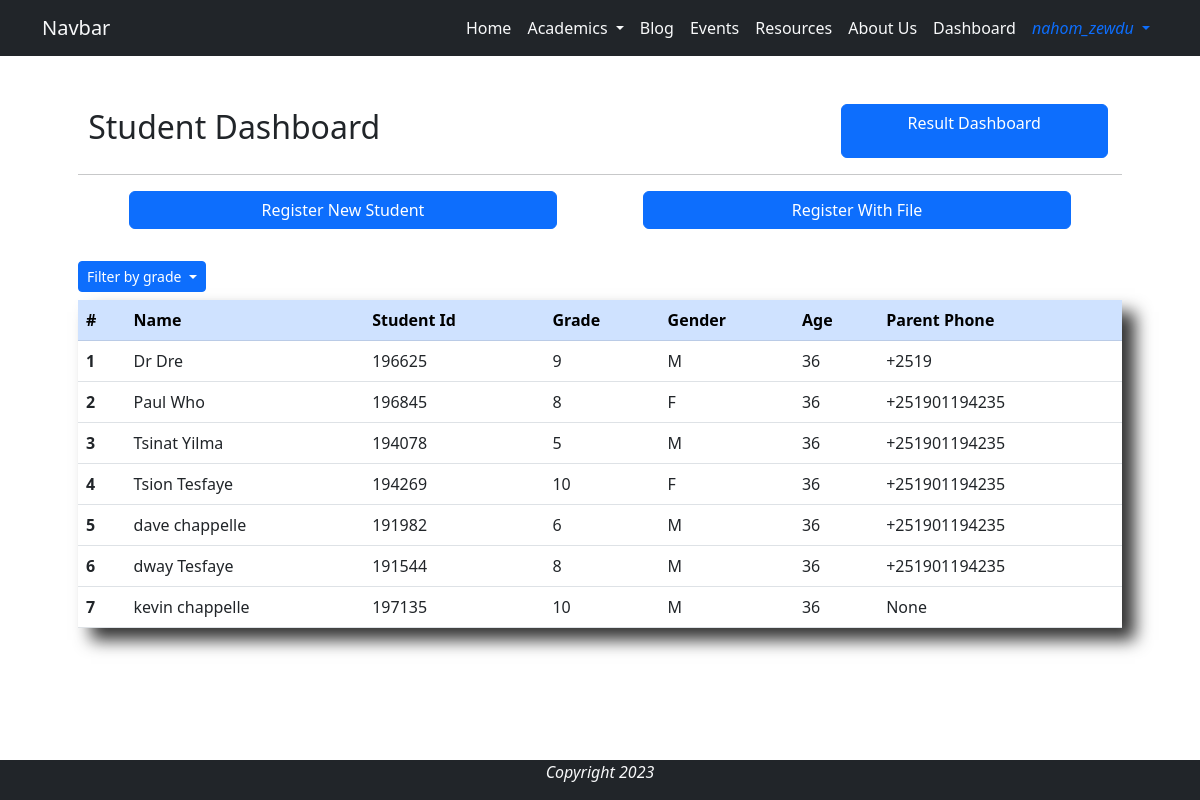
The page /student_dashboard/all (signed in) on the database as committed earlier.
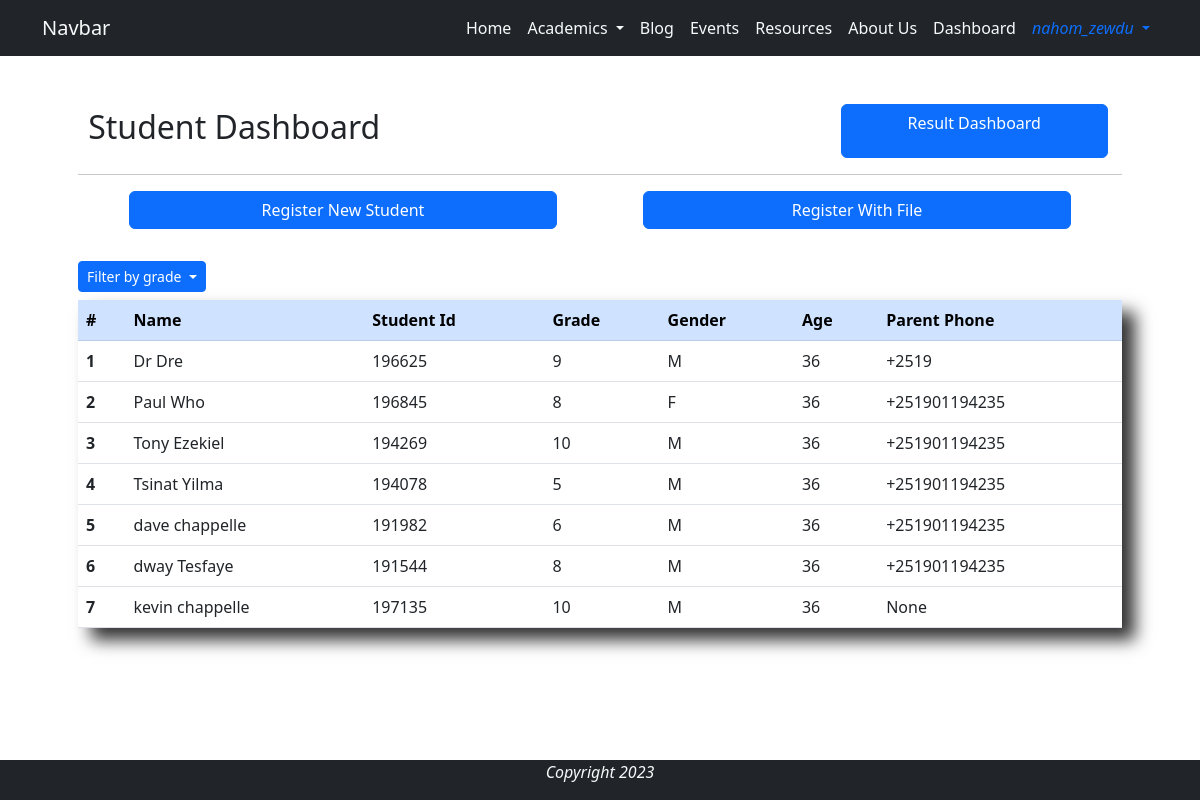
The same page on the database as committed later.
### base/models.py (models this page shows, shortened)
class Student(models.Model):
    GENDER_CHOICES = [
        ('M', 'Male'),
        ('F', 'Female')
    ]
    GRADE_CHOICES = [
        ('5', 'Grade 5'),
        ('6', 'Grade 6'),
        ('7', 'Grade 7'),
        ('8', 'Grade 8'),
        ('9', 'Grade 9'),
        ('10', 'Grade 10'),
    ]
    user = models.OneToOneField(User, on_delete=models.CASCADE, verbose_name='Student')
    name = models.CharField(max_length=44, null=True, blank=True)
    image = models.ImageField(null=True, blank=True, upload_to='profile/', default='user.jpg')
    student_id = models.CharField(max_length=6, unique=True, editable=False)
    grade = models.CharField(max_length=2, choices=GRADE_CHOICES, null=False, blank=False)
    age = models.IntegerField(null=False, blank=False)
    gender = models.CharField(max_length=6, choices=GENDER_CHOICES, null=False, blank=False)
    parent_phone = models.CharField(max_length=20, null=True, blank=True)

### base/views.py (the view)
# urls.py: path('student_dashboard/<str:grade>', views.student_dashboard, name='student_dashboard'),
@login_required
@user_passes_test(lambda user: user.is_staff)
def student_dashboard(request, grade='all'):
    students = Student.objects.filter(grade=grade)
    if grade == 'all':
        students = Student.objects.all()
    students = students.order_by('name')
    context = {
        'students': students,
    }
    return render(request, 'dashboard/student_dashboard.html', context)

### base/templates/dashboard/student_dashboard.html (shortened to what this page needs)
{% extends 'base/base.html' %}
{% load static %}
{% block content %}
<div class="container p-5">
    <div class="row d-flex justify-content-around">
        <h2 class="p-1 col-8">Student Dashboard</h2>
        <a href="{% url 'base:result_dashboard' 'all' %}" class="col-3 btn btn-primary mx-2">Result Dashboard</a>
    </div>
    <hr>
    <div class="row mb-4 mx-2 justify-content-around">
        <a href="{% url 'base:student_register' %}" class="col-5 btn btn-primary mx-2">Register New Student</a>
        <a href="{% url 'base:student_register_with_file' %}" class="col-5 btn btn-primary mx-2">Register With File</a>
    </div>
    <div class="btn-group my-2">
        <button class="btn btn-primary btn-sm dropdown-toggle" type="button" data-bs-toggle="dropdown" aria-expanded="false">
          Filter by grade
        </button>
    </div>
    <div class="shadow-xlg">
        <table class="table">
            <thead class="table-primary">
            <tr>
                <th scope="col">#</th>
                <th scope="col">Name</th>
                <th scope="col">Student Id</th>
                <th scope="col">Grade</th>
                <th scope="col">Gender</th>
                <th scope="col">Age</th>
                <th scope="col">Parent Phone</th>
            </tr>
            </thead>
            <tbody>
                {% for student in students %}
                    <tr class="dashboard-row" href="{% url 'base:student_update' student.student_id %}">
                        <th scope="row">{{ forloop.counter }}</th>
                        <td>{{ student.name }}</td>
                        <td>{{ student.student_id }}</td>
                        <td>{{ student.grade }}</td>
                        <td>{{ student.gender }}</td>
                        <td>{{ student.age }}</td>
                        <td>{{ student.parent_phone }}</td>
                    </tr>
                {% endfor %}
            </tbody>
        </table>
    </div>
</div>
{% endblock %}

Rows that differ between the two databases and show on the page:
changed Student: name "Tsion Tesfaye" → "Tony Ezekiel"; gender "F" → "M"; moves up the list
